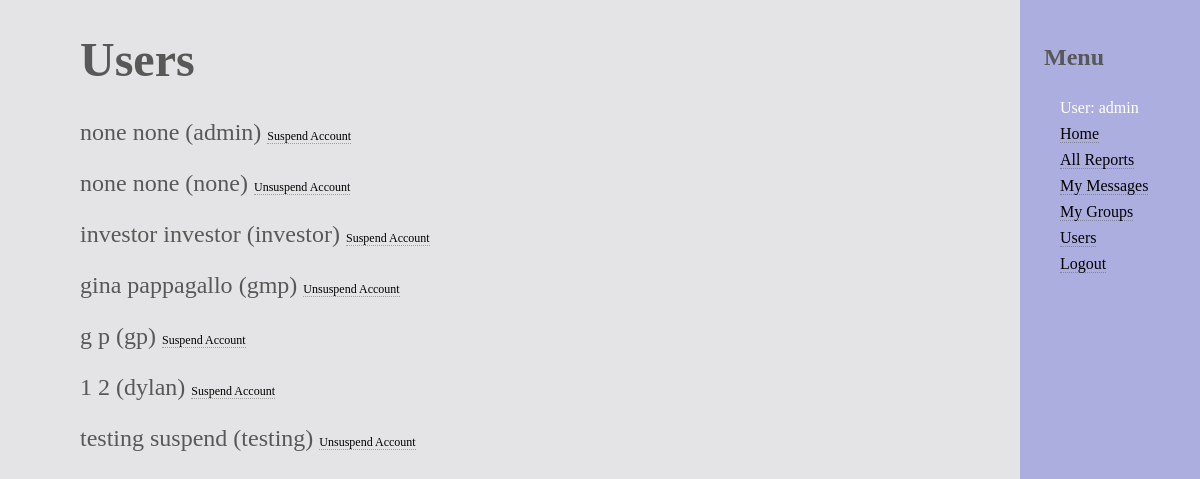
The app's page /catalog/users/ (signed in) with its own data.
### catalog/models.py (models this page shows, shortened)
class User(AbstractUser):
	username = models.CharField(max_length=200, default="none", unique=True)
	password = models.CharField(max_length=200, default="none")
	first_name = models.CharField(max_length=200, default="none")
	last_name = models.CharField(max_length=200, default="none")
	company = models.CharField(max_length=200, default="none")
	email = models.EmailField(max_length=200, default="none")
	user_type = models.CharField(max_length=10, default=1)
	is_suspended = models.BooleanField(default = False)

### catalog/views.py (the view)
def users(request):
	data = User.objects.all()
	return render(
		request,
		'users.html',
		{'data' : data,},
	)

### catalog/templates/users.html (shortened to what this page needs)
{% extends "base_generic.html" %}
  {% load static %}
{% block content %}
<body>
	{% load static %}
	<h1>Users</h1>
	{% if user.is_authenticated %}
		{% if data %}
			{% for user in data %}
			<p>{{user.first_name}} {{user.last_name}} ({{user.username}})
				{% if user.is_suspended == False %}<a href="{% url 'suspend' uname=user.username%}" style="font-size: 0.5em">Suspend Account</a>
				{% else %}<a href="{% url 'suspend' uname=user.username%}" style="font-size: 0.5em">Unsuspend Account</a>{% endif %}</p>
			{% endfor %}
		{% else %}
		<p> No available users </p>
		{% endif %}
  	{% endif %}
</body>
{% endblock %}

### catalog/templates/base_generic.html (shortened to what this page needs)
<!DOCTYPE html>
<html lang="en">
<head>
  {% load static %}
  <link rel="stylesheet" href="{% static 'css/styles.css' %}">
</head>
<body>
  <div class="container-fluid">
    <div class="row">
      <div class="col-sm-2">
      {% block sidebar %}
      <nav id = "menu">
        <h2>Menu</h2>
       <ul>
          {% if user.is_authenticated and user.is_suspended == False %}
            <li>User: {{ user.get_username }}</li>
            <li><a href="{% url 'index' %}">Home</a></li>
            {% if user.user_type == 'Company' %}
              <li><a href="{% url 'my_reports' %}">My Reports</a></li>
            {% else %}
              <li><a href="{% url 'my_reports' %}">All Reports</a></li>
            {% endif %}
            <li><a href="{% url 'my_messages' %}">My Messages</a></li>
            <li><a href="{% url 'my_groups' %}">My Groups</a></li>
            {% if user.username == 'admin' %}
            <li><a href="{% url 'users' %}">Users</a></li>
            {% endif %}
            <li><a href="{% url 'logout'%}">Logout</a></li>
          {% else %}
            <li><a href="{% url 'index' %}">Home</a></li>
            <li><a href="{% url 'login'%}">Login</a></li>
            <li><a href="{% url 'signup'%}">Create An Account</a></li>
          {% endif %}
        </ul>
      </nav>
     {% endblock %}
      </div>
      <div class="col-sm-10 ">
      {% block content %}{% endblock %}
      </div>
    </div>
  </div>
</body>
</html>

### catalog/static/css/styles.css (style rules this page uses)
ul { list-style: none; margin-right: 1em; }
.col-sm-2 { float: right; background-color: white; }
.col-sm-10 { width: 85%; }
body { margin: 2em 5em; }
h1 { color: #585858; font-size: 3em; }
h2 { padding-left: 1em; padding-top: 1em; color: #585858; }
p { font-size: 1.5em; color: #585858; }
a { color: #585858; }
html { background-color: #E4E4E6; }
li { padding-top: 0.5em; font-size: 1em; font-color: white; }
#menu { -moz-transition: -moz-transform 0.45s ease, visibility 0.45s; -webkit-transition: -webkit-transform 0.45s ease, visibility 0.45s; -ms-transition: -ms-transform 0.45s ease, visibility 0.45s; position: fixed; top: 0; right: 0; width: 15%; max-width: 80%; height: 100%; -webkit-overflow-scrolling: touch; background: #585858; color: #ffffff; cursor: default; z-index: 10002; background-color: #ADAEE0; justify-content: right; }
a { -moz-transition: border-bottom-color 0.2s ease, color 0.2s ease; -webkit-transition: border-bottom-color 0.2s ease, color 0.2s ease; -ms-transition: border-bottom-color 0.2s ease, color 0.2s ease; transition: border-bottom-color 0.2s ease, color 0.2s ease; text-decoration: none; color: black; border-bottom: dotted 1px rgba(88, 88, 88, 0.5); }

### records on screen
User: get_username "admin", first_name "none", last_name "none", username "admin", is_suspended "Suspend Account"
User: first_name "none", last_name "none", username "none", is_suspended "Unsuspend Account"
User: first_name "investor", last_name "investor", username "investor", is_suspended "Suspend Account"
User: first_name "gina", last_name "pappagallo", username "gmp", is_suspended "Unsuspend Account"
User: first_name "g", last_name "p", username "gp", is_suspended "Suspend Account"
User: first_name "1", last_name "2", username "dylan", is_suspended "Suspend Account"
User: first_name "testing", last_name "suspend", username "testing", is_suspended "Unsuspend Account"
